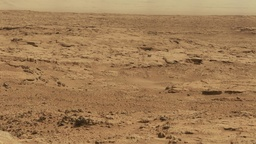
#> input picture Projet_Panorama/images/gauche.jpg, 256 x 144 px, shrunk from 1000 x 564 before the run
$ python app_compteur_points_cles.py
#> lines starting #> are read from the running program, lines starting #| are printed output that depends on the picture
### Projet_Panorama/difference_de_gaussiennes.py
from gaussian_filter import gaussian_filter
from scipy.ndimage.filters import convolve
import matplotlib.pyplot as plt
import numpy as np

def difference_de_gaussiennes(image_initiale, s: int, nb_octave: int):

    image_initiale_norm = np.array((image_initiale - np.min(image_initiale)) / (np.max(image_initiale) - np.min(image_initiale)))

    sigma_init = 1.6
    k = 2**(1/s)
    nb_image = s + 3
    gaussian_filtered_images = [[]]
    gaussian_filtered_images_sigmas = [[]]

    dogs = []
    sigmas = []

    # Octave 1
    for image in range(nb_image):
        # Traitement différent pour première image  de la première octave
        # afin de considérer le flou intrinsèque de 1
        if image == 0:
            sigma_img = np.sqrt(sigma_init**2 - 1)
            gaussian_filtered_images_sigmas[0].append(sigma_init)
        else:
            sigma_img = sigma_init * (k**image)
            gaussian_filtered_images_sigmas[0].append(sigma_img)

        kernel = gaussian_filter(sigma_img)
        result = convolve(image_initiale_norm, kernel)

        gaussian_filtered_images[0].append(result)

    # Octave 2 a nb_octave
    for i in range(1, nb_octave):
        temp = []
        for j in range(nb_image):
            temp.append(gaussian_filtered_images[i-1][j][::2, ::2])
        gaussian_filtered_images.append(temp)
        gaussian_filtered_images_sigmas.append([x * 2 for x in gaussian_filtered_images_sigmas[i-1]])

    # DoG de tous les octaves
    for octave in range(nb_octave):
        dogs.append([])
        for i in range(len(gaussian_filtered_images[octave]) -1):
            diff = gaussian_filtered_images[octave][i + 1] - gaussian_filtered_images[octave][i]
            dogs[octave].append(diff)

        sigmas.append(gaussian_filtered_images_sigmas[octave][:-1])

    return dogs, sigmas, gaussian_filtered_images, gaussian_filtered_images_sigmas

### Projet_Panorama/detection_points_cles.py
import numpy as np
import matplotlib.pyplot as plt
from gaussian_filter import gaussian_filter
from scipy.ndimage.filters import convolve

def detection_points_cles(dog, sigma, seuil_contraste, r_courbure_principale, resolution_octave, gaussian_filtered_images, gaussian_filtered_images_sigmas):
    print("Detection des points cles - Octave " + str(resolution_octave + 1))

    # Initialisation des constantes
    NB_BINS = 10
    BIN_SIZE = 360 // NB_BINS

    # Initialisation des compteurs
    cnt_removed_extrema = 0
    cnt_removed_edge = 0
    cnt_removed_constrast = 0

    ##### 1. Trouver points clés #####

    keypoints = []

    gx_kernel = np.array([[0., 1., 0.],
                          [0., 0., 0.],
                          [0., -1., 0.],])

    gy_kernel = np.array([[0., 0., 0.],
                          [1., 0., -1.],
                          [0., 0., 0.],])

    gxx_kernel = np.array([[0., 1., 0.],
                           [0., -2., 0.],
                           [0., 1., 0.],])

    gyy_kernel = np.array([[0., 0., 0.],
                           [1., -2., 1.],
                           [0., 0., 0.],])

    gxy_kernel = np.array([[1., 0., -1.],
                           [0., 0., 0.],
                           [-1., 0., 1.],])


    # Parcourir les différences de gaussiennes (DoG) exceptés la première et la dernière
    # afin de pouvoir trouver les points clés candidats extremums des DoG centrales.
    for i in range(1, len(dog)-1):
        previous = dog[i-1]
        current = dog[i]
        next_ = dog[i+1]
        candidate_keypoints = []

        dx_matrix = 0.5 * convolve(current, gx_kernel)
        dy_matrix = 0.5 * convolve(current, gy_kernel)

        dxx_matrix = convolve(current, gxx_kernel)
        dyy_matrix = convolve(current, gyy_kernel)
        dxy_matrix = 0.25 * convolve(current, gxy_kernel)

        sigma_val = sigma[i]

        # Obtenir points-clés ca
        candidate_keypoints = []

        for x in range(len(current)):
            for y in range(len(current[0])):
                candidate_keypoint = (x, y, sigma_val)

                # Calculs pour D_of_x
                dx = dx_matrix[x][y]
                dy = dy_matrix[x][y]
                ds = 0.5 * (next_[x][y] - previous[x][y])

                d_dx = np.array([dx, dy, ds])

                X = np.array(candidate_keypoint)

                D_of_x = current[x][y] + 0.5 * (d_dx.dot(X))

                # Si D_of_x plus grand que seuil de contraste on considère le point
                if abs(D_of_x) >= seuil_contraste:
                    # Calculs pour detH & ratio
                    dxx = dxx_matrix[x][y]
                    dyy = dyy_matrix[x][y]
                    dxy = dxy_matrix[x][y]

                    traceH = dxx + dyy
                    detH = dxx*dyy - dxy**2
                    ratio = traceH**2 / detH

                    # Si point n'est pas situé sur arête on l'ajoute aux points clés candidats
                    if detH >= 0 and ratio <= (r_courbure_principale + 1)**2 / r_courbure_principale:
                        candidate_keypoints.append(candidate_keypoint)
                    else:
                        cnt_removed_edge += 1
                else:
                    cnt_removed_constrast += 1

        cnt_removed_extrema = 0

        for candidate_keypoint in candidate_keypoints:
            x = candidate_keypoint[0]
            y = candidate_keypoint[1]

            # Si coordonnée est à l'extérieur de l'image ou sur le contour on ne la considère pas
            if x <= 0 or x >= current.shape[0] - 1 or y <= 0 or y >= current.shape[1] - 1:
                continue

            if is_extremum(previous, current, next_, x, y):
                keypoints.append(candidate_keypoint)
            else:
                cnt_removed_extrema += 1

    print("Total de points faible contraste elimines: ", cnt_removed_constrast)
    print("Total de points d'arêtes elimines: ", cnt_removed_edge)
    print("Total de points non extremas elimines: ", cnt_removed_extrema)
    print("Total de points-cles trouves: ", len(keypoints))

    keypoints_filtered = keypoints

    ##### 2. Trouver orientation des points clés #####

    keypoints_m_and_theta = []
    for keypoint in keypoints_filtered:
        x_kp = keypoint[0]
        y_kp = keypoint[1]
        sigma = keypoint[2]
        circular_gaussian_window = gaussian_filter(1.5 * sigma)

        # On pause une zone autour du point clé qui dépend du sigma de celui-ci
        range_zone = int(2*np.ceil(sigma) + 1)

        # Obtenir l'image filtrée L pour un sigma donné
        idx = gaussian_filtered_images_sigmas.index(sigma)
        L = gaussian_filtered_images[idx]

        # Initialisation d'un histogramme avec NB_BINS bins
        hist = np.zeros(NB_BINS, dtype=np.float32)

        for dx_zone in range(-range_zone, range_zone + 1):
            for dy_zone in range(-range_zone, range_zone + 1):
                x = x_kp + dx_zone
                y = y_kp + dy_zone

                # Ne pas considérer point lorsqu'à l'extérieur de l'image
                if x < 0 or x > L.shape[0] - 1 or y < 0 or y > L.shape[1] - 1:
                    continue

                # Évaluer dérivées dx et dy à partir de l'image L et de la position du point clé
                dx = 0.5 * (L[min(L.shape[0]-1, x+1)][y] - L[max(x-1, 0)][y])
                dy = 0.5 * (L[x][min(L.shape[1]-1, y+1)] - L[x][max(y-1, 0)])

                # Évaluer magnitude et orientation du gradiant du point clé
                m = np.sqrt(dx**2 + dy**2)
                theta = (np.arctan2(dy, dx)) * 180/np.pi

                # Obtenir poids pondéré de la magnitude tu point clé à partir d'une fenêtre gaussienne
                x_pos_in_window = dx_zone + range_zone
                y_pos_in_window = dy_zone + range_zone
                x_pos_in_gaussian_window = int((len(circular_gaussian_window) * x_pos_in_window) // (2*range_zone + 1))
                y_pos_in_gaussian_window = int((len(circular_gaussian_window) * y_pos_in_window) // (2*range_zone + 1))
                weight = circular_gaussian_window[x_pos_in_gaussian_window][y_pos_in_gaussian_window] * m

                # Obtenir le bin correspondant à l'orientation theta
                bin_number = int(np.floor(theta) // BIN_SIZE)

                # Ajouter poids au bin correspondant dans l'histogramme
                hist[bin_number] += weight

        # Trouver à quel orientation fait partie le point clé
        max_bin = np.argmax(hist)

        # Trouver angle exact theta par interpolation avec la fonction find_angle() et ajouter le point clé à keypoints_m_and_theta
        keypoints_m_and_theta.append((keypoint[0], keypoint[1], keypoint[2], find_angle(hist, max_bin, BIN_SIZE)))

        max_val = np.max(hist)
        for bin_index, m in enumerate(hist):
            if bin_index == max_bin:
                continue

            if m >= .8 * max_val:
                keypoints_m_and_theta.append((keypoint[0], keypoint[1], keypoint[2], find_angle(hist, bin_index, BIN_SIZE)))

    print("Total de points cles apres l'ajout de l'angle:", len(keypoints_m_and_theta))

    # Ajuster les coordonnées du point sur l'image d'origine selon la résolution de l'octave
    adjusted_keypoints = []
    for keypoint in keypoints_m_and_theta:
        adjusted_keypoints.append((keypoint[0]*(2**resolution_octave), keypoint[1]*(2**resolution_octave), keypoint[2], keypoint[3]))

    return np.array(adjusted_keypoints)


# Permet de trouver angle theta par interpolation d'histogramme
def find_angle(hist, max_bin, bin_size):
    bin_number = len(hist)

    center_x = max_bin * bin_size + bin_size / 2
    rigth_x = center_x + bin_size
    left_x = center_x - bin_size

    center_y = hist[max_bin]
    rigth_y = hist[(max_bin+1) % bin_number]
    left_y = hist[(max_bin+1) % bin_number]

    x_coordinates = np.array([[center_x**2, center_x, 1],
                             [left_x**2, left_x, 1],
                             [rigth_x**2, rigth_x, 1]])
    y_coordinates = np.array([center_y, left_y, rigth_y])

    result = np.linalg.lstsq(x_coordinates, y_coordinates, rcond=None)[0]
    a = result[0]
    b = result[1]

    if a == 0:
        a = 1e-6

    return -b / (2 * a)

# Permet de détecter si le point à la position x, y dans l'image est un extremum.
def is_extremum(previous, current, next_, x, y):
    value = current[x][y]
    allBigger = True
    allSmaller = True

    for i in range(x-1, x+2):
        for j in range(y-1, y+2):

            if previous[i][j] >= value:
                allBigger = False
            elif previous[i][j] <= value:
                allSmaller = False

            if current[i][j] >= value and not (i == x and j == y):
                allBigger = False
            elif current[i][j] <= value and not (i == x and j == y):
                allSmaller = False

            if next_[i][j] >= value:
                allBigger = False
            elif next_[i][j] <= value:
                allSmaller = False

    return allBigger or allSmaller

### Projet_Panorama/gaussian_filter.py
import numpy as np

def gaussian_filter(sigma):
    length = 2 * np.ceil(3*sigma) + 1

    ax = np.linspace(-(length - 1) / 2, (length - 1) / 2, length)
    xx, yy = np.meshgrid(ax, ax)

    kernel = np.exp(-0.5 * (np.square(xx) + np.square(yy)) / np.square(sigma))

    return kernel / np.sum(kernel)

### Projet_Panorama/app_compteur_points_cles.py
import cv2
import matplotlib.pyplot as plt
from skimage.io import imread
from skimage.color import rgb2gray
from difference_de_gaussiennes import difference_de_gaussiennes
from detection_points_cles import detection_points_cles
from gaussian_filter import gaussian_filter

def run():
    print("Projet Pano is running - Compteur points clés.")

    img = imread("./images/gauche.jpg")
#> img is the input picture: shape (144, 256, 3); mean R, G, B 160.1, 124.4, 84.9
    img = rgb2gray(img)
#> img: shape (144, 256) float64

    dogs, sigmas, gaussian_filtered_images, gaussian_filtered_images_sigmas = difference_de_gaussiennes(img, s=3, nb_octave=2)
#> the loop in difference_de_gaussiennes, `for image in range(nb_image):` made 6 passes
#> pass 1, in difference_de_gaussiennes, `result = convolve(image_initiale_norm, kernel)`:
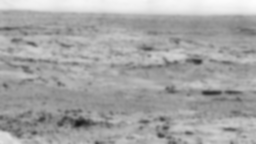
#> result: shape (144, 256) float64; min 0.0937, max 0.995, mean 0.648
#> dogs = 2 items; sigmas = [[1.6, 2.02, 2.54, 3.2, 4.03], [3.2, 4.03, 5.08, 6.4, 8.06]]; gaussian_filtered_images = 2 items; gaussian_filtered_images_sigmas = [[1.6, 2.02, 2.54, 3.2, 4.03, 5.08], [3.2, 4.03, 5.08, 6.4, 8.06, 10.16]]

    # Octave 1
    print("Octave 1 image gauche")
    detection_points_cles(dogs[0], sigmas[0], 0.03, 10, 0, gaussian_filtered_images[0], gaussian_filtered_images_sigmas[0])
#> the loop in detection_points_cles, `for i in range(1, len(dog)-1):` made 3 passes
#> sigma_val on pass 1: 2.02
#> pass 1, in detection_points_cles, `dx_matrix = 0.5 * convolve(current, gx_kernel)`:
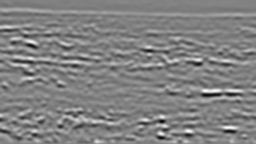
#> dx_matrix: shape (144, 256) float64; min -0.0279, max 0.0268, mean 2.37e-05; drawn with min black and max white
#| Total de points faible contraste elimines:  28362
#| Total de points d'arêtes elimines:  55946
#| Total de points non extremas elimines:  7786
#| Total de points-cles trouves:  19
#> the loop in detection_points_cles, `for keypoint in keypoints_filtered:` made 19 passes
#> keypoint on passes 1 to 12: (32, 251, 2.54), (38, 35, 2.54), (59, 114, 2.54), (60, 124, 2.54), (75, 23, 2.54), (75, 86, 2.54), (83, 51, 2.54), (86, 215, 2.54), (92, 190, 2.54), (121, 244, 2.54), (128, 173, 2.54), (132, 106, 2.54)
#| Total de points cles apres l'ajout de l'angle: 26
#> the loop in detection_points_cles, `for keypoint in keypoints_m_and_theta:` made 26 passes
#> keypoint on passes 1 to 12: (32, 251, 2.54, 342), (38, 35, 2.54, 162), (38, 35, 2.54, 18), (59, 114, 2.54, 162), (60, 124, 2.54, 198), (75, 23, 2.54, 342), (75, 23, 2.54, 198), (75, 86, 2.54, 198), (83, 51, 2.54, 270), (83, 51, 2.54, 306), (86, 215, 2.54, 162), (92, 190, 2.54, 18)

    # Octave 2
    print("Octave 2 image gauche")
    detection_points_cles(dogs[1], sigmas[1], 0.03, 10, 0, gaussian_filtered_images[1], gaussian_filtered_images_sigmas[1])
#> call 2 of detection_points_cles, with seuil_contraste = 0.03, r_courbure_principale = 10, resolution_octave = 0
#> the loop in detection_points_cles (call 2), `for i in range(1, len(dog)-1):` made 3 passes
#> after the loop in detection_points_cles (call 2), `for i in range(1, len(dog)-1):`:
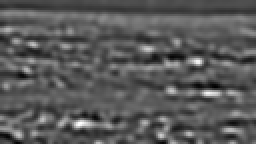
#> current: shape (72, 128) float64 (shown 2 times larger); min -0.0295, max 0.0545, mean -1.69e-05; drawn with min black and max white
#| Total de points faible contraste elimines:  7869
#| Total de points d'arêtes elimines:  12814
#| Total de points non extremas elimines:  1978
#| Total de points-cles trouves:  21
#> the loop in detection_points_cles (call 2), `for keypoint in keypoints_filtered:` made 21 passes
#> keypoint on passes 1 to 12: (15, 35, 5.08), (16, 126, 5.08), (23, 40, 5.08), (30, 62, 5.08), (32, 84, 5.08), (33, 16, 5.08), (33, 123, 5.08), (35, 13, 5.08), (43, 35, 5.08), (43, 107, 5.08), (57, 42, 5.08), (60, 57, 5.08)
#| Total de points cles apres l'ajout de l'angle: 31
#> the loop in detection_points_cles (call 2), `for keypoint in keypoints_m_and_theta:` made 31 passes
#> keypoint on passes 1 to 12: (15, 35, 5.08, 18), (15, 35, 5.08, 162), (16, 126, 5.08, 162), (23, 40, 5.08, 162), (23, 40, 5.08, 18), (30, 62, 5.08, 198), (32, 84, 5.08, 162), (33, 16, 5.08, 162), (33, 123, 5.08, 162), (33, 123, 5.08, 18), (35, 13, 5.08, 342), (35, 13, 5.08, 162)


    img = imread("./images/droite.jpg")
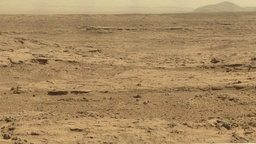
#> input picture Projet_Panorama/images/droite.jpg, 256 x 144 px, shrunk from 1000 x 564 before the run
#> img is the input picture: shape (144, 256, 3); mean R, G, B 167.3, 138.1, 96.9
    img = rgb2gray(img)
#> img: shape (144, 256) float64

    dogs, sigmas, gaussian_filtered_images, gaussian_filtered_images_sigmas = difference_de_gaussiennes(img, s=3, nb_octave=2)

    # Octave 1
    print("Octave 1 image droite")
    detection_points_cles(dogs[0], sigmas[0], 0.03, 10, 0, gaussian_filtered_images[0], gaussian_filtered_images_sigmas[0])
#> call 3 of detection_points_cles, with seuil_contraste = 0.03, r_courbure_principale = 10, resolution_octave = 0
#> the loop in detection_points_cles (call 3), `for i in range(1, len(dog)-1):` made 3 passes
#> after the loop in detection_points_cles (call 3), `for i in range(1, len(dog)-1):`:
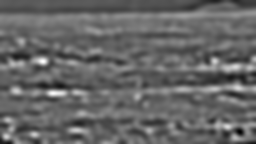
#> current: shape (144, 256) float64; min -0.0344, max 0.0509, mean -6.58e-17; drawn with min black and max white
#| Total de points faible contraste elimines:  30215
#| Total de points d'arêtes elimines:  55551
#| Total de points non extremas elimines:  7417
#| Total de points-cles trouves:  15
#> the loop in detection_points_cles (call 3), `for keypoint in keypoints_filtered:` made 15 passes
#> keypoint on passes 1 to 12: (60, 247, 2.54), (87, 61, 2.54), (95, 214, 2.54), (104, 120, 2.54), (108, 254, 2.54), (113, 82, 2.54), (121, 123, 2.54), (129, 19, 2.54), (132, 240, 2.54), (58, 95, 3.2), (85, 24, 3.2), (85, 43, 3.2)
#| Total de points cles apres l'ajout de l'angle: 19
#> the loop in detection_points_cles (call 3), `for keypoint in keypoints_m_and_theta:` made 19 passes
#> keypoint on passes 1 to 12: (60, 247, 2.54, 198), (60, 247, 2.54, 234), (87, 61, 2.54, 162), (95, 214, 2.54, 18), (104, 120, 2.54, 198), (104, 120, 2.54, 54), (108, 254, 2.54, 162), (113, 82, 2.54, 18), (121, 123, 2.54, 18), (129, 19, 2.54, 90), (129, 19, 2.54, 54), (132, 240, 2.54, 306)

    # Octave 2
    print("Octave 2 image droite")
    detection_points_cles(dogs[1], sigmas[1], 0.03, 10, 0, gaussian_filtered_images[1], gaussian_filtered_images_sigmas[1])
#> call 4 of detection_points_cles, with seuil_contraste = 0.03, r_courbure_principale = 10, resolution_octave = 0
#> the loop in detection_points_cles (call 4), `for i in range(1, len(dog)-1):` made 3 passes
#> after the loop in detection_points_cles (call 4), `for i in range(1, len(dog)-1):`:
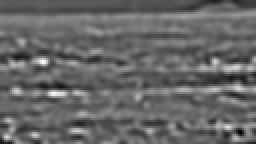
#> current: shape (72, 128) float64 (shown 2 times larger); min -0.0333, max 0.0488, mean -2.25e-05; drawn with min black and max white
#| Total de points faible contraste elimines:  8424
#| Total de points d'arêtes elimines:  12668
#| Total de points non extremas elimines:  1871
#| Total de points-cles trouves:  28
#> the loop in detection_points_cles (call 4), `for keypoint in keypoints_filtered:` made 28 passes
#> keypoint on passes 1 to 12: (18, 58, 5.08), (27, 108, 5.08), (30, 117, 5.08), (30, 123, 5.08), (34, 125, 5.08), (41, 95, 5.08), (45, 82, 5.08), (46, 26, 5.08), (52, 60, 5.08), (53, 94, 5.08), (55, 101, 5.08), (57, 41, 5.08)
#> pass 1, in detection_points_cles (call 4), `L = gaussian_filtered_images[idx]`:
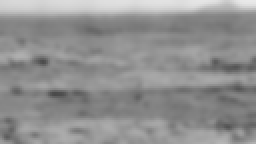
#> L: shape (72, 128) float64 (shown 2 times larger); min 0.293, max 0.916, mean 0.567
#| Total de points cles apres l'ajout de l'angle: 44
#> the loop in detection_points_cles (call 4), `for keypoint in keypoints_m_and_theta:` made 44 passes
#> keypoint on passes 1 to 12: (18, 58, 5.08, 18), (27, 108, 5.08, 162), (30, 117, 5.08, 162), (30, 123, 5.08, 198), (30, 123, 5.08, 18), (30, 123, 5.08, 162), (34, 125, 5.08, 18), (41, 95, 5.08, 198), (41, 95, 5.08, 162), (45, 82, 5.08, 198), (46, 26, 5.08, 162), (46, 26, 5.08, 198)

run()
